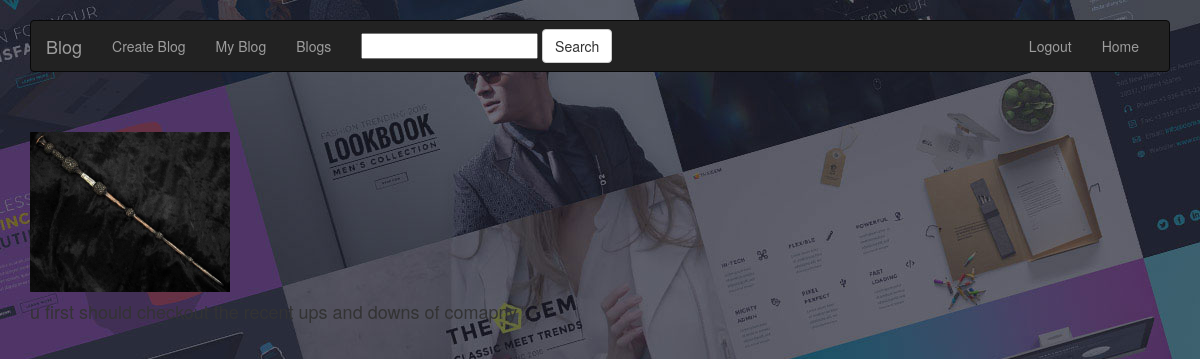
The app's page /blog/blog_full/1/ (signed in) with its own data.
### blog/models.py (models this page shows)
class Blog(models.Model):
    news_type=(
        ('Finance','Finance'),
        ('Education', 'Education'),
        ('Entertainment', 'Entertainment'),
        ('General', 'General'),
    )
    user=models.ForeignKey(User,on_delete=models.CASCADE)
    caption=models.CharField(max_length=50,default="")
    Heading=models.CharField(max_length=50,default="")
    Picture=models.ImageField(upload_to="blog_pictures",null=True)
    Blog=models.CharField(max_length=250,default="")
    date=models.DateTimeField(auto_now_add=True)
    type = models.CharField(max_length=13, choices=news_type)

### blog/views.py (the view)
# urls.py: url(r'^blog_full/(?P<pk>\d+)/$',views.blog_full,name="blog_full"),
def blog_full(request,pk):
    content = Blog.objects.get(pk=pk)
    args = {'content': content}
    return render(request, 'blog/blog_full.html', args)

### mark1/Middleware.py (called while the page is built)
    def __call__(self,request):
        response=self.get_response(request)
        return response

    def process_view(self,request,view_func,view_args,view_kwargs):
        assert hasattr(request,'user')
        path=request.path_info.lstrip('/')
        url_is_exempt=any(url.match(path) for url in EXEMPT_URLS)
        if (path=='iron1/logout'):
           logout(request)
        elif request.user.is_authenticated and url_is_exempt:
            return None
        elif request.user.is_authenticated or url_is_exempt:
            print(path)
            print("yes url is exempt")
            return(None)
        else:
            print(path)
            return redirect(settings.LOGIN_URL)

### blog/Templates/blog/blog_full.html (shortened to what this page needs)
{% extends "blog/base1.html"%}
{% block body%}
<div class="container">
<h1>{{content.heading}}</h1><br>
<img src="{{content.Picture.url}}" width="200px" align="center"><br>
<p>
<h4>{{content.Blog}}</h4>
{% endblock%}

### blog/Templates/blog/blog_full.html (style rules this page uses)
body { background-image: url('http://127.0.0.1:8000/media/blog_pictures/o.jpg'); background-position: no-repeat; background-attachment: fixed; }

### records on screen
Blog: Picture (picture), Blog "u first should checkout the recent ups and downs of comapny"
